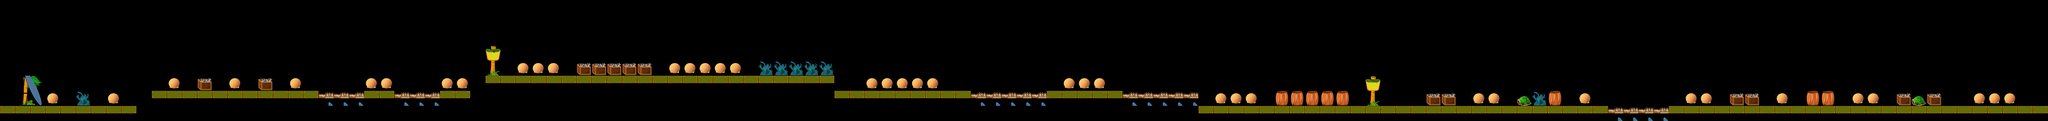

Tiled map render using the project's own tile images. Description and the map definition, with tile-layer contents summarised, below:
An orthogonal 135x8 tile map with 80x80 px tiles, 1 tile layer (Level).

<map version="1.0" orientation="orthogonal" width="135" height="8" tilewidth="80" tileheight="80">
 <properties>
  <property name="StartDirection" value="0" />
 </properties>
 <tileset firstgid="1" name="Untitled" tilewidth="80" tileheight="80">
  <image source="tileset5.png" width="640" height="320" />
 </tileset>
 <layer name="Level" width="135" height="8">
  <data>[1080 cells, 211 non-empty, 16 distinct tile ids]</data>
 </layer>
</map>